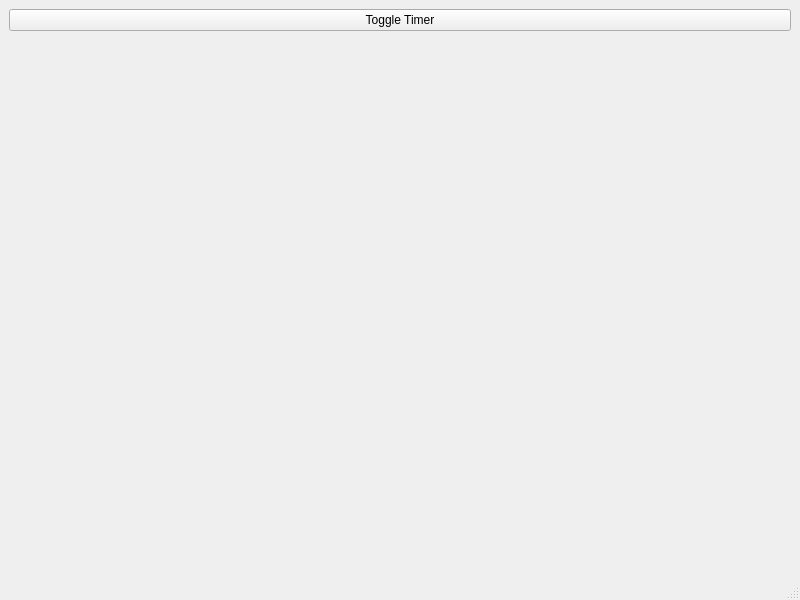
<?xml version="1.0" encoding="UTF-8"?>
<ui version="4.0">
 <class>MainWindow</class>
 <widget class="QMainWindow" name="MainWindow">
  <property name="geometry">
   <rect>
    <x>0</x>
    <y>0</y>
    <width>800</width>
    <height>600</height>
   </rect>
  </property>
  <property name="windowTitle">
   <string>MainWindow</string>
  </property>
  <widget class="QWidget" name="centralwidget">
   <layout class="QVBoxLayout" name="verticalLayout_2">
    <item>
     <widget class="QPushButton" name="pbToggleTimer">
      <property name="text">
       <string>Toggle Timer</string>
      </property>
     </widget>
    </item>
    <item>
     <widget class="GalleryWidget" name="gallery" native="true"/>
    </item>
   </layout>
  </widget>
  <widget class="QMenuBar" name="menubar">
   <property name="geometry">
    <rect>
     <x>0</x>
     <y>0</y>
     <width>800</width>
     <height>22</height>
    </rect>
   </property>
  </widget>
  <widget class="QStatusBar" name="statusbar"/>
 </widget>
 <customwidgets>
  <customwidget>
   <class>GalleryWidget</class>
   <extends>QWidget</extends>
   <header>gallerywidget.h</header>
   <container>1</container>
  </customwidget>
 </customwidgets>
 <resources/>
 <connections/>
</ui>
